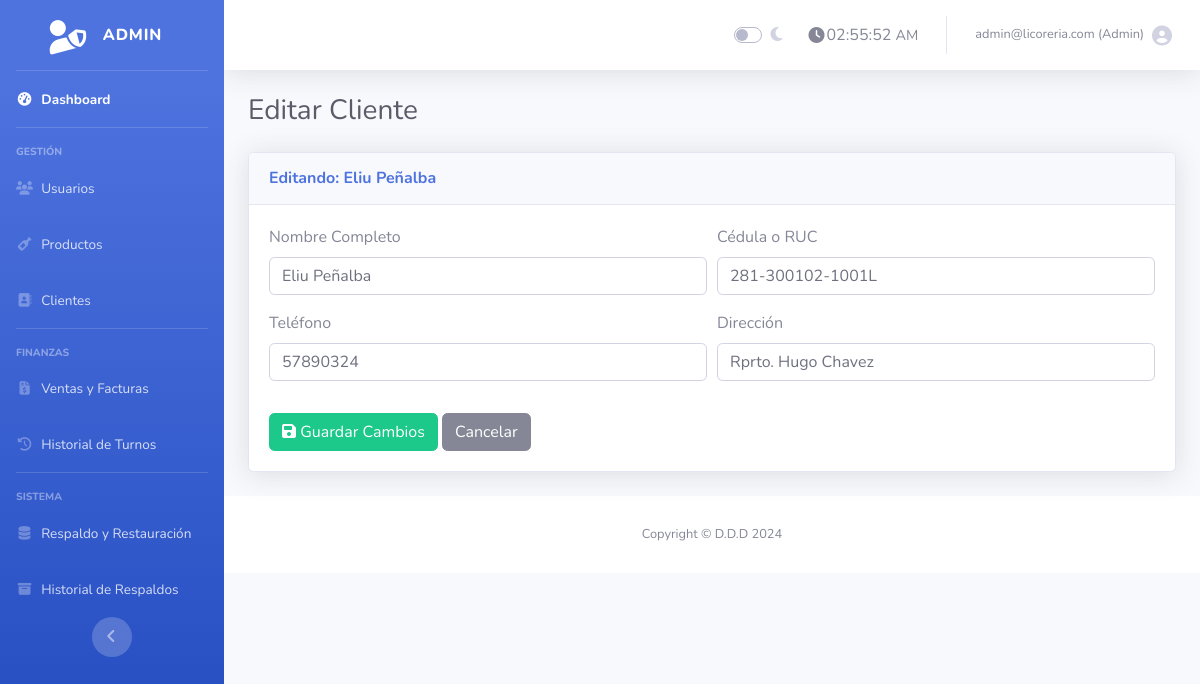
Page /editar_cliente.php?id=6 (signed in) on the committed database.
### tables this page shows
CREATE TABLE `clientes` (
  `id` int(11) NOT NULL AUTO_INCREMENT,
  `nombre` varchar(255) NOT NULL,
  `cedula_ruc` varchar(50) DEFAULT NULL,
  `telefono` varchar(20) DEFAULT NULL,
  `direccion` text DEFAULT NULL,
  `fecha_creacion` timestamp NOT NULL DEFAULT current_timestamp(),
  PRIMARY KEY (`id`),
  UNIQUE KEY `cedula_ruc` (`cedula_ruc`)
);

### editar_cliente.php (the view, shortened to what this page needs)
<?php
require 'conexion.php';
$cliente = null;
$id = isset($_POST['id']) ? $_POST['id'] : $_GET['id'];
$stmt = $conexion->prepare("SELECT id, nombre, cedula_ruc, telefono, direccion FROM clientes WHERE id = ?");
$stmt->bind_param("i", $id);
$stmt->execute();
$resultado = $stmt->get_result();
if ($resultado->num_rows > 0) {
    $cliente = $resultado->fetch_assoc();
} else {
    $mensaje = "<div class='alert alert-warning'>Cliente no encontrado.</div>";
}
include 'admin_header.php';
?>
<h1 class="h3 mb-4 text-gray-800">Editar Cliente</h1>
<?php if ($cliente): ?>
<div class="card shadow mb-4">
    <div class="card-header py-3">
        <h6 class="m-0 font-weight-bold text-primary">Editando: <?php echo htmlspecialchars($cliente['nombre']); ?></h6>
    </div>
    <div class="card-body">
        <form method="POST" action="editar_cliente.php">
            <div class="form-row">
                <div class="form-group col-md-6"><label for="nombre">Nombre Completo</label><input type="text" id="nombre" name="nombre" class="form-control" value="<?php echo htmlspecialchars($cliente['nombre']); ?>" required></div>
                <div class="form-group col-md-6"><label for="cedula_ruc">Cédula o RUC</label><input type="text" id="cedula_ruc" name="cedula_ruc" class="form-control" value="<?php echo htmlspecialchars($cliente['cedula_ruc'] ?? ''); ?>"></div>
            </div>
            <div class="form-row">
                <div class="form-group col-md-6"><label for="telefono">Teléfono</label><input type="text" id="telefono" name="telefono" class="form-control" value="<?php echo htmlspecialchars($cliente['telefono'] ?? ''); ?>"></div>
                <div class="form-group col-md-6"><label for="direccion">Dirección</label><input type="text" id="direccion" name="direccion" class="form-control" value="<?php echo htmlspecialchars($cliente['direccion'] ?? ''); ?>"></div>
            </div>
            <div class="mt-3">
                <button type="submit" class="btn btn-success"><i class="fas fa-save"></i> Guardar Cambios</button>
                <a href="gestion_clientes.php" class="btn btn-secondary">Cancelar</a>
            </div>
        </form>
    </div>
</div>
<?php endif; ?>
<?php include 'admin_footer.php'; ?>

### rows in the picture
clientes: nombre "Eliu Peñalba", cedula_ruc "281-300102-1001L", telefono "57890324", direccion "Rprto. Hugo Chavez"

### other values in the picture
$_SESSION['usuario'] "admin@licoreria.com"
